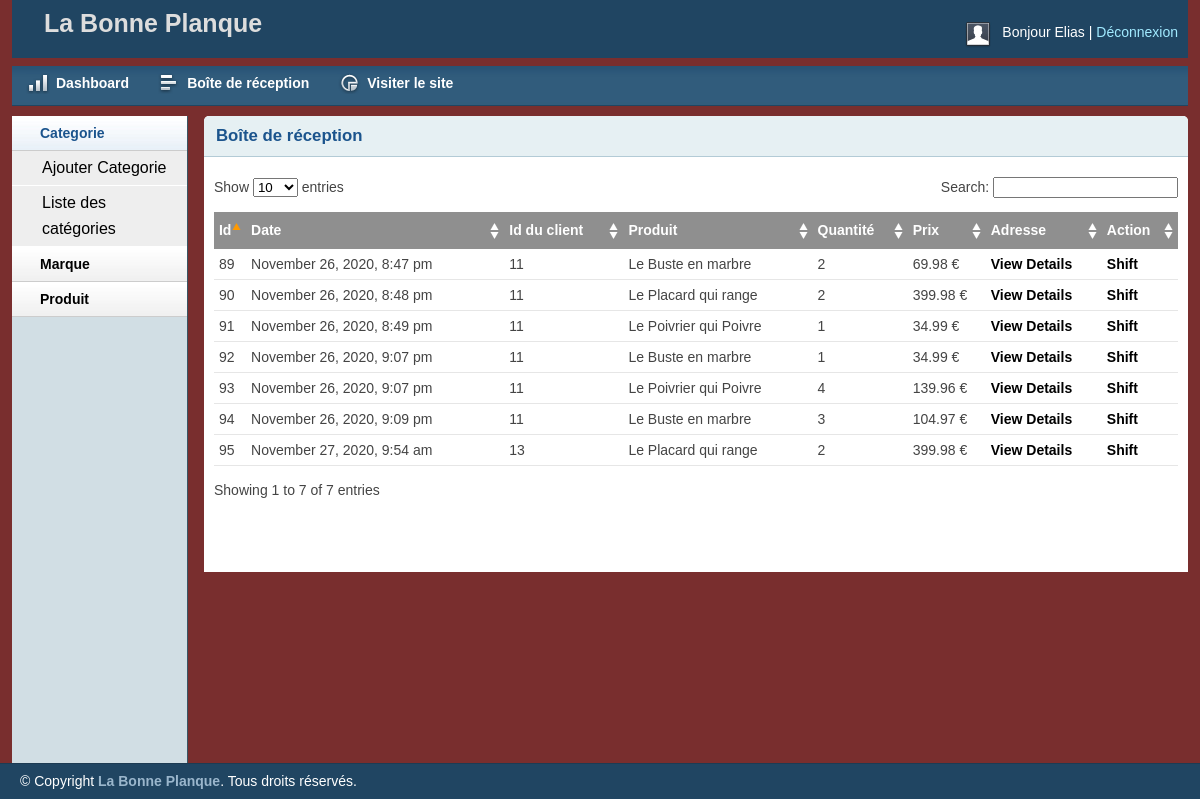
Page /admin/inbox.php (signed in) on the committed database.
### tables this page shows
CREATE TABLE IF NOT EXISTS `tbl_order`
(
    `id` int
(
    11
) NOT NULL AUTO_INCREMENT,
    `csId` int
(
    11
) NOT NULL,
    `productId` int
(
    11
) NOT NULL,
    `productName` varchar
(
    255
) NOT NULL,
    `quantity` int
(
    11
) NOT NULL,
    `price` float
(
    10,
    2
) NOT NULL,
    `image` varchar
(
    255
) NOT NULL,
    `Date` datetime NOT NULL DEFAULT current_timestamp
(
),
    `status` int
(
    11
) NOT NULL DEFAULT 0,
    PRIMARY KEY
(
    `id`
)
    );

### libs/Database.php (called while the page is built, shortened)
<?php
Class Database{
	 public $host   = DB_HOST;
	 public $user   = DB_USER;
	 public $pass   = DB_PASS;
	 public $dbname = DB_NAME;
	 public $link;
	private function connectDB(){
		 $this->link = new mysqli($this->host, $this->user, $this->pass,$this->dbname);
	 }
	public function select($query){
	  $result = $this->link->query($query) or die($this->link->error.__LINE__);
		  if($result->num_rows > 0){
		    return $result;
		  }else {
		    return false;
		  }
	 }
}

### classes/Customer.php (called while the page is built, shortened)
<?php
$filepath = realpath(dirname(__FILE__));
include_once ($filepath."/../libs/Database.php");
include_once ($filepath."/../helpers/Format.php");
?>
<?php
class Customer
{
	private $db;
	function __construct()
	{
		$this->db = new Database();
	}
	public function getAllorder(){
		$sql = "SELECT * FROM tbl_order ORDER BY Date";
		$result = $this->db->select($sql);
		return $result;
	}
}
?>

### helpers/Format.php (called while the page is built, shortened)
<?php
class Format{
	 public function formatDate($date){
	 	return date('F j, Y, g:i a', strtotime($date));
	 }
 }

### admin/inbox.php (the view, shortened to what this page needs)
<?php include 'inc/header.php'; ?>
<?php include 'inc/sidebar.php'; ?>
<?php
$filepath = realpath(dirname(__FILE__));
include_once($filepath . "/../classes/Customer.php");
?>
<?php
$csmr = new Customer();
$fm = new Format();
?>
<div class="grid_10">
    <div class="box round first grid">
        <h2>Boîte de réception</h2>
        <div class="block">
            <table class="data display datatable" id="example">
                <thead>
                <tr>
                    <th>Id</th>
                    <th>Date</th>
                    <th>Id du client</th>
                    <th>Produit</th>
                    <th>Quantité</th>
                    <th>Prix</th>
                    <th>Adresse</th>
                    <th>Action</th>
                </tr>
                </thead>
                <tbody>
                <?php
                $getAllorder = $csmr->getAllorder();
                if ($getAllorder) {
                    while ($rows = $getAllorder->fetch_assoc()) {
                        ?>
                        <tr class="odd gradeX">
                            <td><?php echo $rows['id']; ?></td>
                            <td><?php echo $fm->formatDate($rows['Date']); ?></td>
                            <td><?php echo $rows['csId']; ?></td>
                            <td><?php echo $rows['productName']; ?></td>
                            <td><?php echo $rows['quantity']; ?></td>
                            <td><?php echo $rows['price']; ?> €</td>
                            <td><a href="customer.php?csid=<?php echo $rows['csId']; ?>">View Details</a></td>
                            <?php
                            if ($rows['status'] == 0) {
                                ?>
                                <td>
                                    <a href="?shiftid=<?php echo $rows['csId']; ?>&price=<?php echo $rows['price']; ?>&time=<?php echo $rows['Date']; ?>">Shift</a>
                                </td>
                            <?php } elseif ($rows['status'] == 1) { ?>
                                <td>Pending</td>
                            <?php } else { ?>
                                <td>
                                    <a href="?confirmedid=<?php echo $rows['csId']; ?>&price=<?php echo $rows['price']; ?>&time=<?php echo $rows['Date']; ?>">Remove</a>
                                </td>
                            <?php } ?>
                        </tr>
                        <?php
                    }
                }
                ?>
                </tbody>
            </table>
        </div>
    </div>
</div>
<?php include 'inc/footer.php'; ?>

### admin/css/layout.css (style rules this page uses)
body { background: #fff none repeat scroll 0 0; color: #444; font-size: 14px; padding: 0; }
a { color: #000; font-weight:bold; text-decoration: none; }
h1, h2, h3, h4, h5, h6 { line-height:1.2em; margin-bottom:.3em; }
h2 { margin-top:1em; }
.box { background:#fff; margin-bottom:20px; padding:10px 10px 10px 10px; margin-left:-8px; }
.box.grid { padding-bottom:40px; }
.box.round { -moz-border-radius: 5px 5px 0px 0px; -webkit-border-radius: 5px 5px 0px 0px; border-radius: 5px 5px 0px 0px; }
.box h2 { font-size:1.2em; font-weight:bold; color:#1B548D; background:#E6F0F3; margin:-10px -10px 0 -10px; padding:10px 12px; border-bottom:1px solid #B3CBD6; -moz-border-radius: 5px 5px 0px 0px; -webkit-border-radius: 5px 5px 0px 0px; border-radius: 5px 5px 0px 0px; }
.box.first { min-height: 406px; }
.block { padding-top:20px; }
.block { padding-bottom:1px; }
table.display { margin: 0 auto; clear: both; width: 100%; }
.sorting_asc { background: #8f8f8f url(../img/table/sort_asc.png) no-repeat center right; padding:8px 5px; text-align:left; color:#fff; }
.sorting { background:#8f8f8f url(../img/table/sort_both.png) no-repeat center right; padding:8px 5px; text-align:left; color:#fff; }
tr.odd { height: 30px; line-height: 30px; border-bottom:1px solid #e6e6e6; }
tr.even { height: 30px; line-height: 30px; border-bottom:1px solid #e6e6e6; }
tr.odd td, tr.even td { padding-left:5px; }

### rows in the picture
tbl_order: id "89", Date "November 26, 2020, 8:47 pm", csId "11", productName "Le Buste en marbre", quantity "2", price "69.98"
tbl_order: id "90", Date "November 26, 2020, 8:48 pm", csId "11", productName "Le Placard qui range", quantity "2", price "399.98"
tbl_order: id "91", Date "November 26, 2020, 8:49 pm", csId "11", productName "Le Poivrier qui Poivre", quantity "1", price "34.99"
tbl_order: id "92", Date "November 26, 2020, 9:07 pm", csId "11", productName "Le Buste en marbre", quantity "1", price "34.99"
tbl_order: id "93", Date "November 26, 2020, 9:07 pm", csId "11", productName "Le Poivrier qui Poivre", quantity "4", price "139.96"
tbl_order: id "94", Date "November 26, 2020, 9:09 pm", csId "11", productName "Le Buste en marbre", quantity "3", price "104.97"
tbl_order: id "95", Date "November 27, 2020, 9:54 am", csId "13", productName "Le Placard qui range", quantity "2", price "399.98"

### other values in the picture
Session::get("adminName") "Elias"
